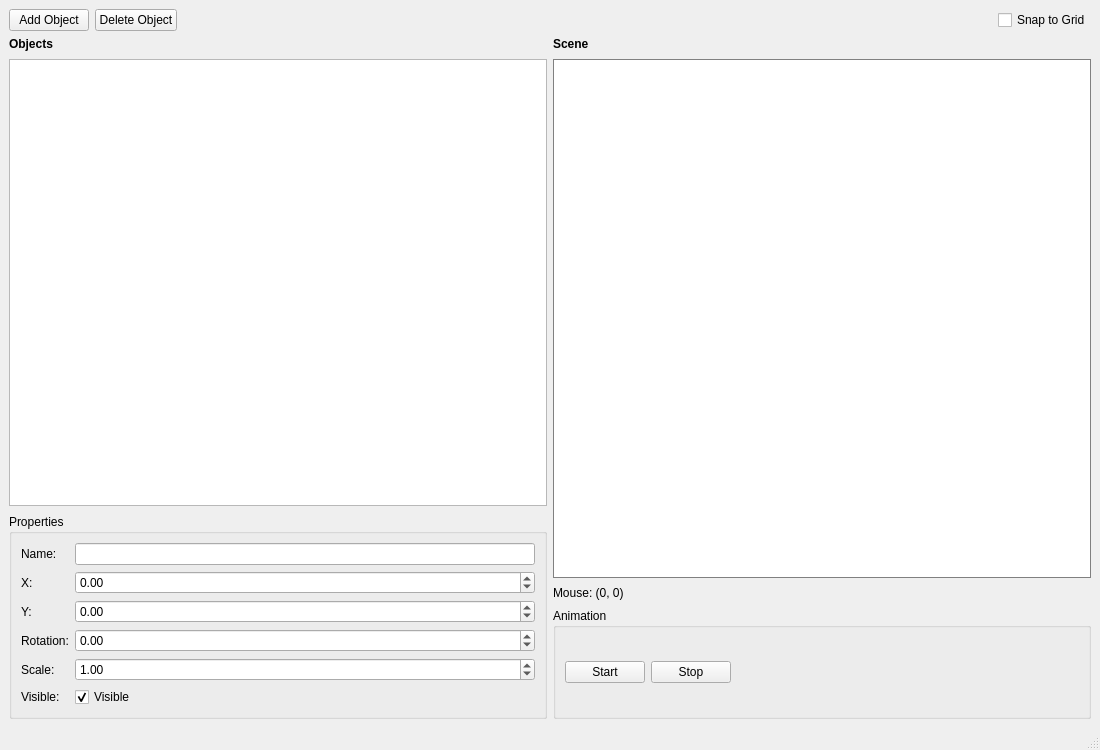
<?xml version="1.0" encoding="UTF-8"?>
<ui version="4.0">
 <class>MainWindow</class>
 <widget class="QMainWindow" name="MainWindow">
  <property name="geometry">
   <rect>
    <x>0</x>
    <y>0</y>
    <width>1100</width>
    <height>750</height>
   </rect>
  </property>
  <property name="windowTitle">
   <string>Qt Scene &amp; Object Editor</string>
  </property>
  <widget class="QWidget" name="centralwidget">
   <layout class="QVBoxLayout" name="verticalLayout">
    <item>
     <layout class="QHBoxLayout" name="topLayout">
      <item>
       <widget class="QPushButton" name="addObjectButton">
        <property name="text">
         <string>Add Object</string>
        </property>
       </widget>
      </item>
      <item>
       <widget class="QPushButton" name="deleteObjectButton">
        <property name="text">
         <string>Delete Object</string>
        </property>
       </widget>
      </item>
      <item>
       <spacer name="topSpacer">
        <property name="orientation">
         <enum>Qt::Orientation::Horizontal</enum>
        </property>
        <property name="sizeHint" stdset="0">
         <size>
          <width>40</width>
          <height>20</height>
         </size>
        </property>
       </spacer>
      </item>
      <item>
       <widget class="QCheckBox" name="snapCheckBox">
        <property name="text">
         <string>Snap to Grid</string>
        </property>
       </widget>
      </item>
     </layout>
    </item>
    <item>
     <layout class="QHBoxLayout" name="mainLayout">
      <item>
       <layout class="QVBoxLayout" name="leftLayout">
        <property name="spacing">
         <number>8</number>
        </property>
        <item>
         <widget class="QLabel" name="objectsLabel">
          <property name="font">
           <font>
            <bold>true</bold>
           </font>
          </property>
          <property name="text">
           <string>Objects</string>
          </property>
         </widget>
        </item>
        <item>
         <widget class="QTableView" name="objectTableView">
          <property name="alternatingRowColors">
           <bool>true</bool>
          </property>
          <property name="selectionMode">
           <enum>QAbstractItemView::SelectionMode::SingleSelection</enum>
          </property>
          <property name="selectionBehavior">
           <enum>QAbstractItemView::SelectionBehavior::SelectRows</enum>
          </property>
         </widget>
        </item>
        <item>
         <widget class="QGroupBox" name="propertiesGroupBox">
          <property name="title">
           <string>Properties</string>
          </property>
          <layout class="QGridLayout" name="propertiesLayout">
           <item row="0" column="0">
            <widget class="QLabel" name="nameLabel">
             <property name="text">
              <string>Name:</string>
             </property>
            </widget>
           </item>
           <item row="0" column="1">
            <widget class="QLineEdit" name="nameEdit"/>
           </item>
           <item row="1" column="0">
            <widget class="QLabel" name="xLabel">
             <property name="text">
              <string>X:</string>
             </property>
            </widget>
           </item>
           <item row="1" column="1">
            <widget class="QDoubleSpinBox" name="xSpinBox">
             <property name="minimum">
              <double>-10000.000000000000000</double>
             </property>
             <property name="maximum">
              <double>10000.000000000000000</double>
             </property>
            </widget>
           </item>
           <item row="2" column="0">
            <widget class="QLabel" name="yLabel">
             <property name="text">
              <string>Y:</string>
             </property>
            </widget>
           </item>
           <item row="2" column="1">
            <widget class="QDoubleSpinBox" name="ySpinBox">
             <property name="minimum">
              <double>-10000.000000000000000</double>
             </property>
             <property name="maximum">
              <double>10000.000000000000000</double>
             </property>
            </widget>
           </item>
           <item row="3" column="0">
            <widget class="QLabel" name="rotationLabel">
             <property name="text">
              <string>Rotation:</string>
             </property>
            </widget>
           </item>
           <item row="3" column="1">
            <widget class="QDoubleSpinBox" name="rotationSpinBox">
             <property name="minimum">
              <double>-360.000000000000000</double>
             </property>
             <property name="maximum">
              <double>360.000000000000000</double>
             </property>
            </widget>
           </item>
           <item row="4" column="0">
            <widget class="QLabel" name="scaleLabel">
             <property name="text">
              <string>Scale:</string>
             </property>
            </widget>
           </item>
           <item row="4" column="1">
            <widget class="QDoubleSpinBox" name="scaleSpinBox">
             <property name="minimum">
              <double>0.100000000000000</double>
             </property>
             <property name="maximum">
              <double>10.000000000000000</double>
             </property>
             <property name="value">
              <double>1.000000000000000</double>
             </property>
            </widget>
           </item>
           <item row="5" column="0">
            <widget class="QLabel" name="visibleLabel">
             <property name="text">
              <string>Visible:</string>
             </property>
            </widget>
           </item>
           <item row="5" column="1">
            <widget class="QCheckBox" name="visibleCheckBox">
             <property name="text">
              <string>Visible</string>
             </property>
             <property name="checked">
              <bool>true</bool>
             </property>
            </widget>
           </item>
          </layout>
         </widget>
        </item>
       </layout>
      </item>
      <item>
       <layout class="QVBoxLayout" name="rightLayout">
        <property name="spacing">
         <number>8</number>
        </property>
        <item>
         <widget class="QLabel" name="sceneLabel">
          <property name="font">
           <font>
            <bold>true</bold>
           </font>
          </property>
          <property name="text">
           <string>Scene</string>
          </property>
         </widget>
        </item>
        <item>
         <widget class="SceneCanvas" name="sceneCanvas" native="true">
          <property name="sizePolicy">
           <sizepolicy hsizetype="Expanding" vsizetype="Expanding">
            <horstretch>1</horstretch>
            <verstretch>1</verstretch>
           </sizepolicy>
          </property>
          <property name="minimumSize">
           <size>
            <width>500</width>
            <height>400</height>
           </size>
          </property>
          <property name="styleSheet">
           <string notr="true">background-color: white; border: 1px solid gray;</string>
          </property>
         </widget>
        </item>
        <item>
         <widget class="QLabel" name="mousePositionLabel">
          <property name="text">
           <string>Mouse: (0, 0)</string>
          </property>
         </widget>
        </item>
        <item>
         <widget class="QGroupBox" name="animationGroupBox">
          <property name="title">
           <string>Animation</string>
          </property>
          <layout class="QHBoxLayout" name="animationLayout">
           <item>
            <widget class="QPushButton" name="startAnimationButton">
             <property name="text">
              <string>Start</string>
             </property>
            </widget>
           </item>
           <item>
            <widget class="QPushButton" name="stopAnimationButton">
             <property name="text">
              <string>Stop</string>
             </property>
            </widget>
           </item>
           <item>
            <widget class="LevelWidget" name="animationLevelWidget" native="true">
             <property name="sizePolicy">
              <sizepolicy hsizetype="Expanding" vsizetype="Preferred">
               <horstretch>1</horstretch>
               <verstretch>0</verstretch>
              </sizepolicy>
             </property>
             <property name="minimumSize">
              <size>
               <width>250</width>
               <height>70</height>
              </size>
             </property>
            </widget>
           </item>
          </layout>
         </widget>
        </item>
       </layout>
      </item>
     </layout>
    </item>
   </layout>
  </widget>
  <widget class="QStatusBar" name="statusbar"/>
 </widget>
 <customwidgets>
  <customwidget>
   <class>SceneCanvas</class>
   <extends>QWidget</extends>
   <header>scenecanvas.h</header>
   <container>1</container>
  </customwidget>
  <customwidget>
   <class>LevelWidget</class>
   <extends>QWidget</extends>
   <header>levelwidget.h</header>
   <container>1</container>
  </customwidget>
 </customwidgets>
 <resources/>
 <connections/>
</ui>
